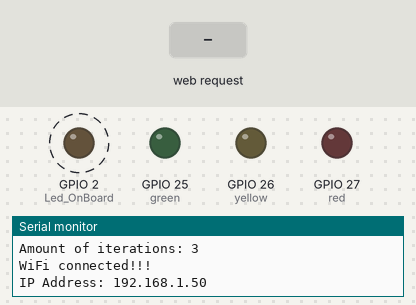
A sketch run on a simulated ESP32. Parts: output pins drawn as LEDs (lit = HIGH), the last lines printed to the serial monitor. Dashed ring = blinking. The inputs (shaded band) are chosen by the test bench. WiFi joins after 1.5 s; servers stay silent unless stated.

Above: at 11.7 s.
11.8 s: HTTP request GET /25/on received
At 13.2 s:
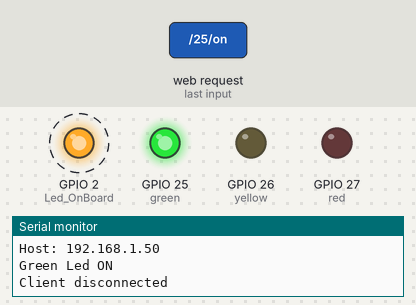
14.8 s: HTTP request GET /26/on received
At 16.3 s:
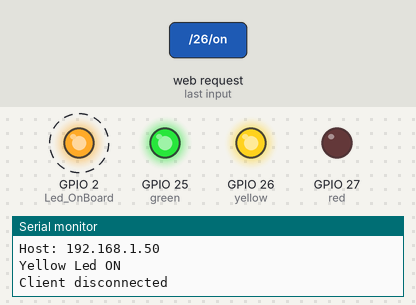
17.8 s: HTTP request GET /25/off received
At 19.0 s:
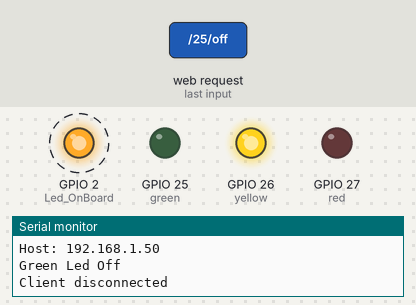
20.8 s: HTTP request GET /27/on received
At 23.2 s:
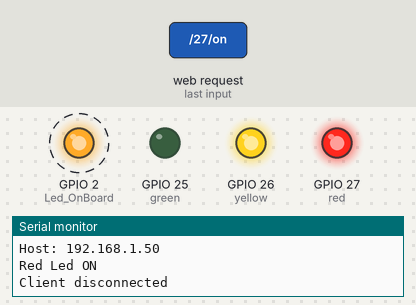
23.8 s: HTTP request GET /26/off received
At 24.8 s:
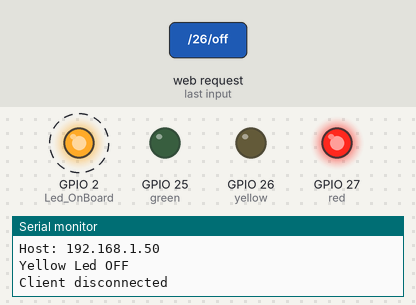
26.8 s: HTTP request GET /25/on received
At 29.0 s:
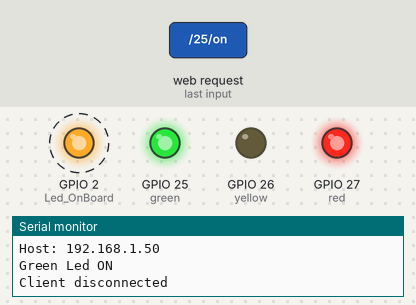
Timing chart, 0 to 30.8 s (numbered marks = the images above; inputs shaded):
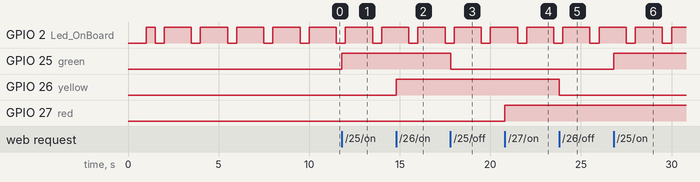

The sketch:

WiFi_test.ino
```cpp
/**************************************************************************
 * Programa de prueba para el uso del ESP32  con la conexión WIFI a una
 * pagina http. Adaptado de un ejemplo conseguido en randomnerdtutorials.com
 * por Gustavo Rodríguez - INTI CMNB
 *************************************************************************/

 #include <WiFi.h>        // Cargo la libreria para el uso de WiFi
 #include <Ticker.h>      // Cargo libreria para blinkear al led
#include <EEPROM.h>               // Eeprom library
#define SSID_ADDR     0
#define PASS_ADDR     64
#define EEPROM_BLOCK  128
/*************************************************************************
 * Aqui se debe colocar el Nombre y la contraseña de la red WiFi a la
 * cual se desea conectar
 *************************************************************************/
 // Network credentials
String Ssid = "CNMB";
String Pass = "NestorVive";
String ssid;
String pas;
 //const char *ssid = "CNMB";
// const char *pass = "NestorVive";


 WiFiServer server(80); //Set WebServer Port

 String header; // Store the HTTP request

// Store the current output state
 String state_P25 = "off";
 String state_P26 = "off";
 String state_P27 = "off";

 // Set the GPIO Ports
const int green = 25;        // Port P25 --> Green Led
const int yellow = 26;       // Port P26 --> Yellow Led
const int red = 27;          // Port P27 --> Red Led
const int LED_ONBOARD = 2;   // Port P2 --> Led OnBoard ESP32

/***************************************************************************
 *                     Blinker Section
 ***************************************************************************/
#define Led_OnBoard 2

Ticker blinker, toggler;
float blinkerPace = 0.5;      // seconds
const float togglePeriod = 1; // seconds

void blink ()
{
  digitalWrite(Led_OnBoard, !digitalRead(Led_OnBoard));
}

void toggle()
{
  static bool isBlinking = false;
  if(isBlinking)
  {
    blinker.detach();
    isBlinking = false;
  }
  else
  {
    blinker.attach(blinkerPace, blink);
    isBlinking = true;
  }
// Make sure LED on after toggling
  digitalWrite(Led_OnBoard,HIGH);
}

/*************************************************************************
 *          End of Blinker Section
 *************************************************************************/


void clear_eeprom(void)
{
  for(int addr = 0; addr < EEPROM_BLOCK; addr++)
  {
    EEPROM.put(addr,0);
  }
}

void storage_keywords(int addr1,int addr2, String Name, String Pass)
{
  /* tomo las longitudes de los datos de la red a utilizar, a priori
   * no se que longitud tiene cada parametro */
  int length1 = Name.length();
  int length2 = Pass.length();
  // creo los vectores para almacenar los datos en la Eeprom
  char network[length1];
  char pass[length2];

  // convierto los string a caracteres para almacenarlos en la eeprom
  Name.toCharArray(network,length1 + 1);
  Pass.toCharArray(pass,length2 + 1);
  int i;
  int j;
 Serial.println("los caracteres que estoy guardando son");
  for(i = 0; i < length1; i++)
  {
    EEPROM.put(addr1 + (char)i, network[i]);
    Serial.print("el caracter es: ");
    Serial.println(network[i]);
    delay(500);
  }
  if(i == length1)
  {
    EEPROM.put(addr1 + i, '\0');
  }
  Serial.println();
  Serial.println("los caracteres que estoy guardando son");
  for(j = 0; j < length2; j++)
  {
    EEPROM.put(addr2 + (char)j,pass[j]);
    Serial.print("el caracter es: ");
    Serial.println(pass[j]);
    delay(500);
  }
   if(j == length2)
  {
    EEPROM.put(addr2 + j, '\0');
  }

  EEPROM.commit();
}

String read_eeprom(int addr)
{
  String readStr = "";
  EEPROM.get(addr,readStr);   // Get data of memory address
  Serial.println();
  Serial.print("lo que estoy leyendo de la eeprom es: ");
  Serial.println(readStr);
  return readStr;
}


void setup() {

pinMode(Led_OnBoard,OUTPUT);
toggler.attach(togglePeriod, toggle);

char count = 0;

Serial.begin(115200);
//Configure the Ports like outputs and set low state
pinMode(green,OUTPUT);
pinMode(yellow,OUTPUT);
pinMode(red,OUTPUT);
pinMode(LED_ONBOARD,OUTPUT);
digitalWrite(green,LOW);
digitalWrite(yellow,LOW);
digitalWrite(red,LOW);
digitalWrite(LED_ONBOARD,LOW);

      Serial.println();
      Serial.println("****************************************************************");
      Serial.println("Los datos de la red a conectarse son");
      Serial.print("Nombre de la red: ");
      Serial.println(Ssid);
      Serial.print("Contraseña: ");
      Serial.println(Pass);
      Serial.println("****************************************************************");
      Serial.println();
      storage_keywords(SSID_ADDR,PASS_ADDR,Ssid,Pass); // Load data into EEPROM memory
      ssid = read_eeprom(SSID_ADDR);
      pas = read_eeprom(PASS_ADDR);
      Serial.println();
      Serial.println("This data was readed of EEPROM Memory");Serial.println();
      Serial.print("Your network chooseen is:  ");
      Serial.println(ssid);
      Serial.println();
      Serial.print("Your password entered is:  ");
      Serial.println(pas);
      delay(2000);
      const char *id = Ssid.c_str();
      const char *pass = Pass.c_str();

// Connect to Wi-Fi network
Serial.print("Connecting to ");
//Serial.println(ssid);
//WiFi.begin(Ssid,Pass);
Serial.println(id);
WiFi.begin(id,pass);

while(WiFi.status() != WL_CONNECTED)
{
  delay(500);
  Serial.print("*"); Serial.print("Status Response: ");
  Serial.print(WiFi.status());Serial.print(" "); Serial.print("-->");
  Serial.print(" Constant Value: ");
  Serial.print(WL_CONNECTED);
  Serial.println();
  count+=1;
}
Serial.print("Amount of iterations: ");
Serial.print(count,DEC);Serial.println("");
// Print the local IP Address ans start web server
Serial.print("");Serial.println();
Serial.println("WiFi connected!!!");
Serial.print("IP Address: ");
Serial.println(WiFi.localIP());
server.begin();
Serial.println();
}

void loop() {
/*
  digitalWrite(LED_ONBOARD,HIGH);
  delay(1000);
  digitalWrite(LED_ONBOARD,LOW);
  delay(1000);
 */
  WiFiClient client = server.available();     // Listen for incoming clients

  if(client)
  {
    Serial.println("New Client");
    String currentLine = "";        // Hold the incoming data from the client
    while (client.connected())
    {
      if(client.available())        // byte to read from client??
      {
        char c = client.read();     // read a byte incoming
        Serial.write(c);            // printed them in the serial monitor
        header += c;
        // The byte is a newline character??
        if(c == '\n')
        {
          if(currentLine.length() == 0)
          {
            client.println("HTTP/1.1 200 OK");
            client.println("Content-type: text/html");
            client.println("Connection: close");
            client.println();

            // Manangament of the GPIO Ports
            if(header.indexOf("GET /25/on") >= 0)
            {
              Serial.println("Green Led ON");
              state_P25 = "on";
              digitalWrite(green,HIGH);
            }
            else if(header.indexOf("GET /25/off") >= 0)
                 {
                   Serial.println("Green Led Off");
                   state_P25 = "off";
                   digitalWrite(green,LOW);
                 }
                 else if(header.indexOf("GET /26/on") >= 0)
                      {
                        Serial.println("Yellow Led ON");
                        state_P26 = "on";
                        digitalWrite(yellow,HIGH);
                      }
                      else if(header.indexOf("GET /26/off") >= 0)
                           {
                            Serial.println("Yellow Led OFF");
                            state_P26 = "off";
                            digitalWrite(yellow,LOW);
                           }
                           else if(header.indexOf("GET /27/on") >= 0)
                                {
                                  Serial.println("Red Led ON");
                                  state_P27 = "on";
                                  digitalWrite(red,HIGH);
                                }
                                else if(header.indexOf("GET /27/off") >= 0)
                                     {
                                      Serial.println("Red Led OFF");
                                      state_P27 = "off";
                                      digitalWrite(red,LOW);
                                     }
          // Display the HTML web page
          client.println("<!DOCTYPE HTML><html>");
          client.println("<head><meta name=\"viewport\" content=\"width=device-width, initial-scale=1\">");
          client.println("<link rel=\"icon\" href=\"data:,\">");
          //CSS to style the ON - OFF buttons
          client.println("<style>html { font-family: Helvetica; display: inline-block; margin: 0px auto; text-align: center;}");
          client.println(".button { background-color: #4CAF50; border: none; color: white; padding: 16px 40px;");
          client.println("text-decoration: none; font-size: 30px; margin: 2px; cursor: pointer;}");
          client.println(".button2 {background-color: #555555;}</style></head>");

          // Web page Heading
          client.println("<body><h1>ESP32 Web Server</h1>");

          //Display current state, ON - OFF button of Green Led
          client.println("<p>Green Led State:  " + state_P25 + "</p>");
          client.println("");
          if(state_P25 == "off")    // GPIO in low state --> Show ON button
          {
            client.println("<p>Press button for turn-on</p>");
            client.println("<p><a href=\"/25/on\"><button class=\"button\">ON</button></a></p>");
          }
          else
          {
            client.println("<p>Press button for turn-off</p>");
            client.println("<p><a href=\"/25/off\"><button class=\"button button2\">OFF</button></a></p>");
          }
          //Display current state, ON - OFF button of Yellow Led
          client.println("<p>Yellow Led State:  " + state_P26 + "</p>");
          client.println("");
          if(state_P26 == "off")    // GPIO in low state --> Show ON button
          {
            client.println("<p>Press button for turn-on</p>");
            client.println("<p><a href=\"/26/on\"><button class=\"button\">ON</button></a></p>");
          }
          else
          {
            client.println("<p>Press button for turn-off</p>");
            client.println("<p><a href=\"/26/off\"><button class=\"button button2\">OFF</button></a></p>");
          }
          //Display current state, ON - OFF button of Red Led
          client.println("<p>Red Led State:  " + state_P27 + "</p>");
          client.println("");
          if(state_P27 == "off")    // GPIO in low state --> Show ON button
          {
            client.println("<p>Press button for turn-on</p>");
            client.println("<p><a href=\"/27/on\"><button class=\"button\">ON</button></a></p>");}
          else
          {
            client.println("<p>Press button for turn-off</p>");
            client.println("<p><a href=\"/27/off\"><button class=\"button button2\">OFF</button></a></p>");
          }

          client.println("</body></html>");

          // The HTTP response ends with another blank line
          client.println();

          //Break out of the while loop
          break;
          }
          else {
            currentLine = "";} // If a new line --> clear currentLine

        }
        else if( c != '\r'){
                currentLine += c;} // add to the end of the currentLine
      }
    }  // Close the while loop

    // Clear the header
    header = "";

    //Close the connection
    client.stop();
    Serial.println("Client disconnected");
    Serial.println("");
  } // Close  if(client)
}
```

Measured:
- after the input at 11.8 s, GPIO 25 (green): LOW → HIGH at once
- after the input at 14.8 s, GPIO 26 (yellow): LOW → HIGH at once
- after the input at 17.8 s, GPIO 25 (green): HIGH → LOW at once
- after the input at 20.8 s, GPIO 27 (red): LOW → HIGH at once
- after the input at 23.8 s, GPIO 26 (yellow): HIGH → LOW at once
- after the input at 26.8 s, GPIO 25 (green): LOW → HIGH at once
- by itself, GPIO 2 (Led_OnBoard): alternates HIGH for 1.5 s and LOW for 0.50 s
